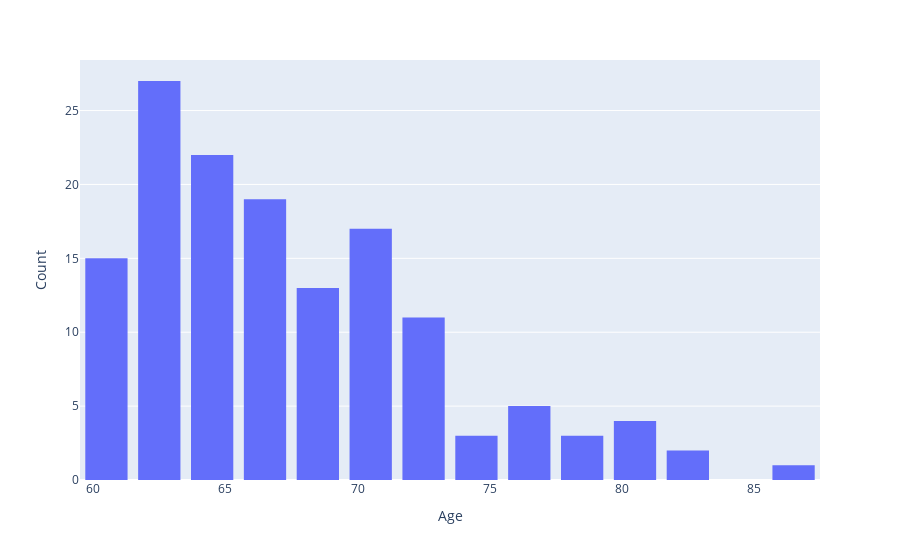

Notebook code cell kept with this figure:
### Code cell
#Plotting the age distribution for patients who are above 60

age_bracket3 = data.query("(Age >= 61)").reset_index()
print(f"Patients who are older than 61: {age_bracket3.shape[0]:,}")

fig = px.histogram(age_bracket3, x="Age")
fig.update_layout(yaxis_title='Count', xaxis_title='Age', bargap=0.2)
fig.show()

### Figure 1 — Plotly figure (JSON) as saved in the notebook; plotly's stock layout.template omitted (floating-point values rounded to 4 significant figures; data arrays with more than 128 entries replaced by an {"elided": "..."} marker saying what was removed)
{"data": [{"alignmentgroup": "True", "bingroup": "x", "hovertemplate": "Age=%{x}<br>count=%{y}<extra></extra>", "legendgroup": "", "marker": {"color": "#636efa", "pattern": {"shape": ""}}, "name": "", "offsetgroup": "", "orientation": "v", "showlegend": false, "type": "histogram", "x": {"elided": "142 int values"}, "xaxis": "x", "yaxis": "y"}], "layout": {"bargap": 0.2, "barmode": "relative", "legend": {"tracegroupgap": 0}, "margin": {"t": 60}, "xaxis": {"anchor": "y", "domain": [0, 1], "title": {"text": "Age"}}, "yaxis": {"anchor": "x", "domain": [0, 1], "title": {"text": "Count"}}}}
